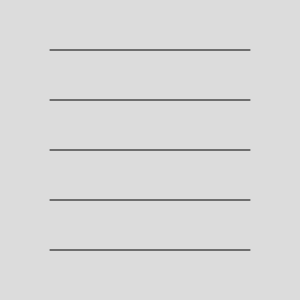
Frame 1 (no input)
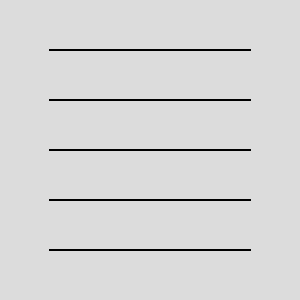
Frame 60 (no input)
Frame 120 (the mouse pressed at the canvas centre since frame 60): identical to frame 60, image omitted

The p5.js sketch that drew these frames (run headless with seeded random() and noise() and a simulated clock; from frame 60 on, the mouse is pressed at the canvas centre):

// p5.js sketch
// ── sketch.js
function setup() {
  createCanvas(300, 300);
  background(220);
  }

  function draw() {
    var sx = 50;
    var sy = 50;
    var w  = 200;
    var g  = 50;
  line(sx,sy,sx+w,sy);
  line(sx,sy+g*1,sx+w,sy+g);
  line(sx,sy+g*2,sx+w,sy+g+g);
  line(sx,sy+g*3,sx+w,sy+g+g+g)
  line(sx,sy+g*4,sx+w,sy+g+g+g+g);
  }
